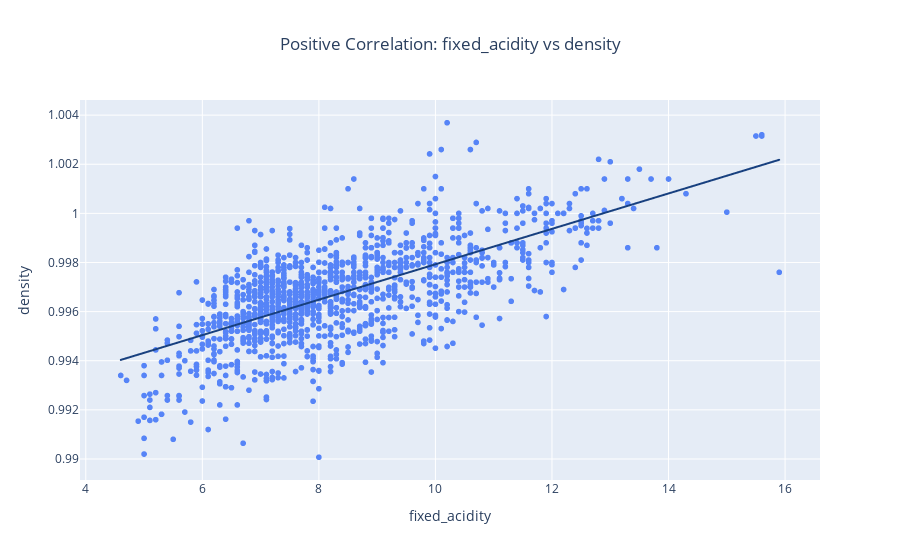
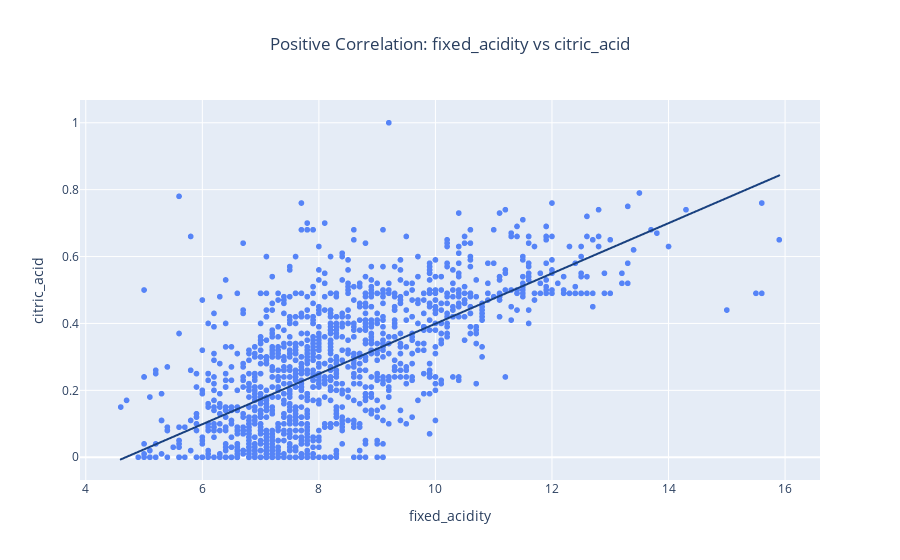
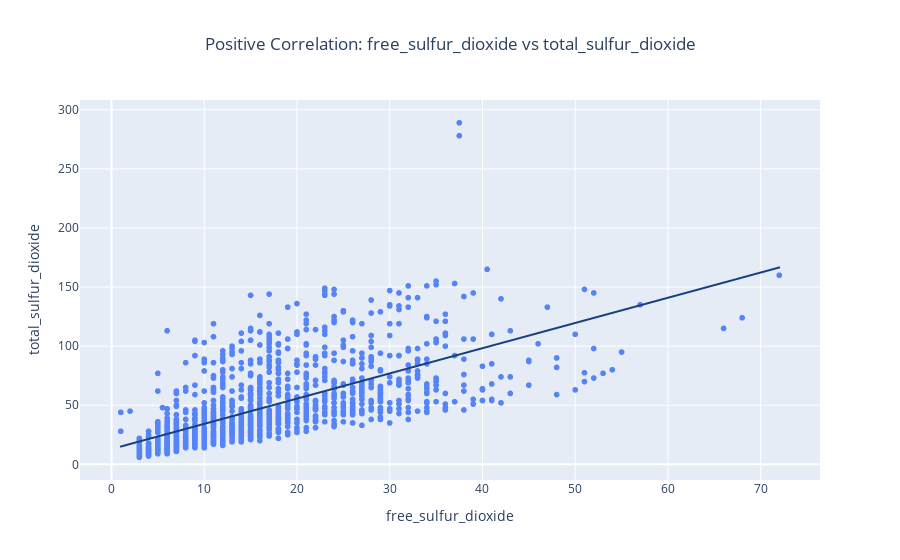

Notebook code for these charts, in order:
### Markdown cell above
The correlation matrix provides a summary of how each feature in the dataset is related to every other feature. The values range from -1 to 1, where -1 indicates a strong negative correlation, 1 indicates a strong positive correlation, and 0 indicates no correlation. Here are some key observations from the matrix:

1. `fixed_acidity` has a strong positive correlation with `citric_acid` and `density`, and a strong negative correlation with `pH`. This suggests that as fixed acidity increases, so do citric acid and density, while pH decreases.

2. `volatile_acidity` has a strong negative correlation with `quality`. This suggests that higher volatile acidity is associated with lower quality.

3. `citric_acid` has a strong positive correlation with `fixed_acidity` and a strong negative correlation with `pH`. This suggests that as citric acid increases, so does fixed acidity, while pH decreases.

4. `density` has a strong positive correlation with `fixed_acidity` and `citric_acid`, and a strong negative correlation with `alcohol`. This suggests that as density increases, so do fixed acidity and citric acid, while alcohol decreases.

5. `alcohol` has a strong positive correlation with `quality` and a strong negative correlation with `density`. This suggests that higher alcohol content is associated with higher quality and lower density.

6. `quality`, the target variable, has a strong positive correlation with `alcohol` and a strong negative correlation with `volatile_acidity`. This suggests that higher quality is associated with higher alcohol content and lower volatile acidity.

So, in the dataset, several features show strong correlations with each other, which could lead to multicollinearity in a regression model. Multicollinearity occurs when predictor variables are highly correlated, potentially making the model's estimates less reliable. For instance, `fixed_acidity` is highly correlated with `citric_acid` and `density`. Therefore, when building the model, it might be necessary to address multicollinearity to ensure the reliability of the model.

Furthermore, `alcohol` and `volatile_acidity` show strong correlations with `quality`, the target variable. `Alcohol` has a strong positive correlation with `quality`, suggesting that wines with higher alcohol content tend to have higher quality ratings. On the other hand, `volatile_acidity` has a strong negative correlation with `quality`, indicating that wines with higher volatile acidity tend to have lower quality ratings. These features could be significant predictors in the model for wine quality. However, the actual performance of these predictors should be validated through model training and evaluation.

With these findings in mind, we can move to the statistical inference.

### Code cell
plot_top_correlations(wine_df, corr_matrix, 3)

### Figure 1 — Plotly figure (JSON) as saved in the notebook; plotly's stock layout.template omitted (floating-point values rounded to 4 significant figures; data arrays with more than 128 entries replaced by an {"elided": "..."} marker saying what was removed)
{"data": [{"hovertemplate": "fixed_acidity=%{x}<br>density=%{y}<extra></extra>", "legendgroup": "", "marker": {"color": "#5684F7", "symbol": "circle"}, "mode": "markers", "name": "", "showlegend": false, "x": {"elided": "1359 float values"}, "xaxis": "x", "y": {"elided": "1359 float values"}, "yaxis": "y", "type": "scattergl"}, {"hovertemplate": "<b>OLS trendline</b><br>density = 0.000721097 * fixed_acidity + 0.990716<br>R<sup>2</sup>=0.449161<br><br>fixed_acidity=%{x}<br>density=%{y} <b>(trend)</b><extra></extra>", "legendgroup": "", "line": {"color": "#18407F"}, "marker": {"color": "#5684F7", "symbol": "circle"}, "mode": "lines", "name": "", "showlegend": false, "x": {"elided": "1359 float values"}, "xaxis": "x", "y": {"elided": "1359 float values"}, "yaxis": "y", "type": "scattergl"}], "layout": {"xaxis": {"anchor": "y", "domain": [0.0, 1.0], "title": {"text": "fixed_acidity"}}, "yaxis": {"anchor": "x", "domain": [0.0, 1.0], "title": {"text": "density"}}, "legend": {"tracegroupgap": 0}, "title": {"text": "Positive Correlation: fixed_acidity vs density", "x": 0.5}}}

### Figure 2 — Plotly figure (JSON) as saved in the notebook; plotly's stock layout.template omitted (floating-point values rounded to 4 significant figures; data arrays with more than 128 entries replaced by an {"elided": "..."} marker saying what was removed)
{"data": [{"hovertemplate": "fixed_acidity=%{x}<br>citric_acid=%{y}<extra></extra>", "legendgroup": "", "marker": {"color": "#5684F7", "symbol": "circle"}, "mode": "markers", "name": "", "showlegend": false, "x": {"elided": "1359 float values"}, "xaxis": "x", "y": {"elided": "1359 float values"}, "yaxis": "y", "type": "scattergl"}, {"hovertemplate": "<b>OLS trendline</b><br>citric_acid = 0.0751348 * fixed_acidity + -0.352082<br>R<sup>2</sup>=0.445473<br><br>fixed_acidity=%{x}<br>citric_acid=%{y} <b>(trend)</b><extra></extra>", "legendgroup": "", "line": {"color": "#18407F"}, "marker": {"color": "#5684F7", "symbol": "circle"}, "mode": "lines", "name": "", "showlegend": false, "x": {"elided": "1359 float values"}, "xaxis": "x", "y": {"elided": "1359 float values"}, "yaxis": "y", "type": "scattergl"}], "layout": {"xaxis": {"anchor": "y", "domain": [0.0, 1.0], "title": {"text": "fixed_acidity"}}, "yaxis": {"anchor": "x", "domain": [0.0, 1.0], "title": {"text": "citric_acid"}}, "legend": {"tracegroupgap": 0}, "title": {"text": "Positive Correlation: fixed_acidity vs citric_acid", "x": 0.5}}}

### Figure 3 — Plotly figure (JSON) as saved in the notebook; plotly's stock layout.template omitted (floating-point values rounded to 4 significant figures; data arrays with more than 128 entries replaced by an {"elided": "..."} marker saying what was removed)
{"data": [{"hovertemplate": "free_sulfur_dioxide=%{x}<br>total_sulfur_dioxide=%{y}<extra></extra>", "legendgroup": "", "marker": {"color": "#5684F7", "symbol": "circle"}, "mode": "markers", "name": "", "showlegend": false, "x": {"elided": "1359 float values"}, "xaxis": "x", "y": {"elided": "1359 float values"}, "yaxis": "y", "type": "scattergl"}, {"hovertemplate": "<b>OLS trendline</b><br>total_sulfur_dioxide = 2.13376 * free_sulfur_dioxide + 12.9134<br>R<sup>2</sup>=0.445218<br><br>free_sulfur_dioxide=%{x}<br>total_sulfur_dioxide=%{y} <b>(trend)</b><extra></extra>", "legendgroup": "", "line": {"color": "#18407F"}, "marker": {"color": "#5684F7", "symbol": "circle"}, "mode": "lines", "name": "", "showlegend": false, "x": {"elided": "1359 float values"}, "xaxis": "x", "y": {"elided": "1359 float values"}, "yaxis": "y", "type": "scattergl"}], "layout": {"xaxis": {"anchor": "y", "domain": [0.0, 1.0], "title": {"text": "free_sulfur_dioxide"}}, "yaxis": {"anchor": "x", "domain": [0.0, 1.0], "title": {"text": "total_sulfur_dioxide"}}, "legend": {"tracegroupgap": 0}, "title": {"text": "Positive Correlation: free_sulfur_dioxide vs total_sulfur_dioxide", "x": 0.5}}}
